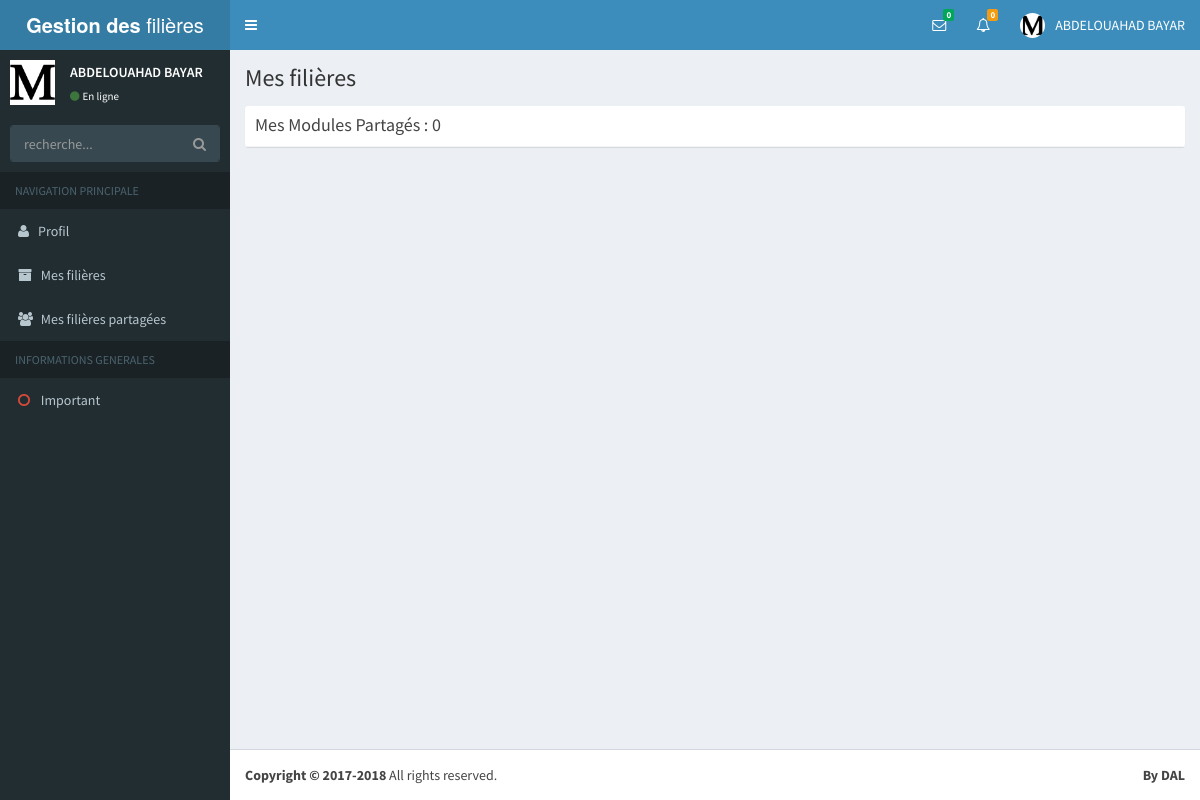
/Coordonateur_module/Mes_Modules_Partages.php (signed in), run on the app's committed database.
### tables this page shows
CREATE TABLE IF NOT EXISTS `coordonateur_filiere` (
  `CODE_COR_FIL` int(11) NOT NULL AUTO_INCREMENT,
  `CODE_ETA` int(11) DEFAULT '1',
  `CODE_DEPT` int(11) DEFAULT '1',
  `PSEUDO` varchar(50) DEFAULT NULL,
  `PASSWORD` varchar(50) DEFAULT NULL,
  `NOM_COR_FIL` varchar(50) DEFAULT NULL,
  `PRENOM_COR_FIL` varchar(50) DEFAULT NULL,
  `SPCIALITE_COR_FIL` int(11) DEFAULT '1',
  `GRADE_COR_FIL` int(11) DEFAULT '1',
  `EMAIL_COR_FIL` varchar(60) DEFAULT NULL,
  `TELE_COR_FIL` varchar(20) DEFAULT NULL,
  `IMAGE_COR_FIL` text,
  `ETAT` varchar(50) DEFAULT 'coordonateur filiere',
  PRIMARY KEY (`CODE_COR_FIL`),
  UNIQUE KEY `PSEUDO` (`PSEUDO`),
  KEY `FK_ASSEMBLER` (`CODE_DEPT`),
  KEY `FK_DISPOSE` (`CODE_ETA`),
  KEY `CODE_ETA` (`CODE_ETA`),
  KEY `CODE_DEPT` (`CODE_DEPT`),
  KEY `GRADE_COR_FIL` (`GRADE_COR_FIL`),
  KEY `f11` (`SPCIALITE_COR_FIL`)
);

CREATE TABLE IF NOT EXISTS `coordonateur_module` (
  `CODE_COR_MODU` int(11) NOT NULL AUTO_INCREMENT,
  `CODE_DEPT` int(11) DEFAULT '1',
  `PSEUDO` varchar(50) DEFAULT NULL,
  `PASSWORD` varchar(50) DEFAULT NULL,
  `NOM_COR_MODU` varchar(50) DEFAULT NULL,
  `PRENOM_COR_MODU` varchar(50) DEFAULT NULL,
  `SPECIALITE_COR_MODU` int(11) DEFAULT '1',
  `GRADE_COR_MODU` int(11) DEFAULT '1',
  `CODE_ETA` int(11) DEFAULT NULL,
  `EMAIL_COR_MODU` varchar(60) DEFAULT NULL,
  `TELE_COR_MODU` varchar(20) DEFAULT NULL,
  `IMAGE_COR_MODU` text,
  `ETAT` varchar(50) DEFAULT 'Coordonnateur Module',
  PRIMARY KEY (`CODE_COR_MODU`),
  UNIQUE KEY `PSEUDO` (`PSEUDO`),
  KEY `FK_APPARTIENT` (`CODE_DEPT`),
  KEY `CODE_DEPT` (`CODE_DEPT`),
  KEY `SPECIALITE_COR_MODU` (`SPECIALITE_COR_MODU`),
  KEY `CODE_ETA` (`CODE_ETA`),
  KEY `GRADE_COR_MODU` (`GRADE_COR_MODU`)
);

### Coordonateur_module/Mes_Modules_Partages.php (the view, shortened to what this page needs)
<?php
include '../connexion.php';
$Etat = $_SESSION['NIV'];
  $rest = $_SESSION['info'];
$nb_d="";
$test="SELECT count(M.CODE_MAT) as nb FROM `matiere_demandees` Md,matiere M,Module Mo ,enseignant E WHERE md.CODE_MAT=M.CODE_MAT AND md.CODE_ENS=E.CODE_ENS AND md.CODE_MAT=M.CODE_MAT AND M.CODE_MODU=Mo.CODE_MODU AND Mo.CODE_COR_MODU='".$rest."' ";
$result=mysqli_query($ma_connexion,$test);
  if(mysqli_num_rows($result) > 0)
    {
  while($row = mysqli_fetch_array($result))
      {
  $nb_d=$row['nb'];
    }
  }
  $req  = ($bd->query('Select  PRENOM_COR_MODU,NOM_COR_MODU,SPECIALITE_COR_MODU from coordonateur_module WHERE CODE_COR_MODU  ="'.$rest.'"'));
  $req44 = ($bd->query('SELECT count(CODE_MODU) as Nombre_mod FROM modules_partages WHERE CODE_CORM_v="'.$rest.'"'));
  $ress11= $req44->fetch();
  $ress = $req->fetch();
  $prenom = $ress['PRENOM_COR_MODU'];
  $nom    = $ress['NOM_COR_MODU'];
  $nb1     = $ress11['Nombre_mod'];
  $nb1     = $nb1-1;
?>
<!DOCTYPE html>
<html>
<head>
  <link rel="stylesheet" href="../bootstrap/css/bootstrap.min.css">
  <link rel="stylesheet" type="text/css" href="../css/font-awesome.min.css">
  <link rel="stylesheet" type="text/css" href="../css/ionicons.min.css">
  <link rel="stylesheet" href="../dist/css/AdminLTE.min.css">
  <link rel="stylesheet" href="../dist/css/skins/_all-skins.min.css">
  <link rel="stylesheet" type="text/css" href="../css/sweetalert2.min.css">
  <link rel="stylesheet" href="../css/jquery-confirm.min.css">
</head>
<body class="sidebar-mini wysihtml5-supported skin-blue">
<div class="wrapper">
<?php include("../includes/header.php"); ?>
<?php include("../includes/aside.php"); ?>
  <div class="content-wrapper">
    <section class="content-header">
      <h1>
        Mes filières
      </h1>
    </section>
    <section class="content">
      <div class="row">
        <div class="col-md-12 test">
          <div class="box box-solid">
            <div class="box-header with-border">
              <h3 class="box-title">Mes Modules Partagés : <?php echo $nb1+1  ?></h3>
            </div>
          </div>
        </div>
      </div>
    </section>
  </div>
  <footer class="main-footer">
    <div class="pull-right hidden-xs">
      <b>By DAL</b>
    </div>
    <strong>Copyright &copy; 2017-2018</strong> All rights
    reserved.
  </footer>
</div>
</body>
</html>

### includes/header.php (shortened to what this page needs)
  <form action="" method="POST">
  <header class="main-header">
    <a href="#" class="logo">
      <span class="logo-lg"><b>Gestion des </b> filières</span>
    </a>
    <nav class="navbar navbar-static-top">
      <a href="#" class="sidebar-toggle" data-toggle="offcanvas" role="button">
      </a>
      <div class="navbar-custom-menu">
        <ul class="nav navbar-nav">
          <li class="dropdown messages-menu">
            <a href="#" class="dropdown-toggle" data-toggle="dropdown">
              <i class="fa fa-envelope-o"></i>
              <span class="label label-success">0</span>
            </a>
          </li>
          <?php
          if($Etat != "enseignant"){
            echo '
          <li class="dropdown notifications-menu">
            <a href="#" class="dropdown-toggle" data-toggle="dropdown">
              <i class="fa fa-bell-o"></i>
              <span class="label label-warning">'.$nb_d.'</span>
            </a>
            <ul class="dropdown-menu">
              <li class="header">Vous avez '.$nb_d.' notifications</li>
              <li>
                <div class="slimScrollDiv"><ul class="menu">
                  <ul class="dropdown-menu">
              <li><label>Vous avez <?php echo $nb_d; ?> Demandes :</label></li>
              <li><a href="../Coordonateur_filiere/notification.php">Voir tout :</a></li>
            </ul>
                </div>
              </li>
              <li class="footer"><a href="#">Voir tous</a></li>
            </ul>
          </li> ';
        }
           ?>
          <li class="dropdown user user-menu">
            <a href="#" class="dropdown-toggle" data-toggle="dropdown">
              <img src="
<?php
                                            $rest = $_SESSION['info'];
                                            $bd = new PDO('mysql:host=localhost;dbname=pfe', 'root', '' , array(PDO::MYSQL_ATTR_INIT_COMMAND => "SET NAMES utf8", PDO::ATTR_ERRMODE => PDO::ERRMODE_EXCEPTION,PDO::ATTR_DEFAULT_FETCH_MODE => PDO::FETCH_ASSOC));
                                            $bd->setAttribute(PDO::ATTR_ERRMODE, PDO::ERRMODE_EXCEPTION);
                                            if ( $Etat =="coordonateur filiere" )
                                                {
                                                    $req  = ($bd->query('Select IMAGE_COR_FIL from coordonateur_filiere WHERE CODE_COR_FIL  ="'.$rest.'"'));
                                                    $ress = $req->fetch();
                                                    $url = $ress['IMAGE_COR_FIL'];
                                                    echo "../images/".$url;
                                                }
                                        ?>" class="user-image" alt="User Image">
              <span class="hidden-xs"><?php echo $prenom." ".$nom ?></span>
            </a>
          </li>
        </ul>
      </div>
    </nav>
  </header>
  </form>

### includes/aside.php (shortened to what this page needs)
  <aside class="main-sidebar">
    <section class="sidebar">
      <div class="user-panel">
        <div class="pull-left image">
          <img src="
<?php
                                            $rest = $_SESSION['info'];
                                            $bd = new PDO('mysql:host=localhost;dbname=pfe', 'root', '' , array(PDO::MYSQL_ATTR_INIT_COMMAND => "SET NAMES utf8", PDO::ATTR_ERRMODE => PDO::ERRMODE_EXCEPTION,PDO::ATTR_DEFAULT_FETCH_MODE => PDO::FETCH_ASSOC));
                                            $bd->setAttribute(PDO::ATTR_ERRMODE, PDO::ERRMODE_EXCEPTION);
                                            if ( $Etat =="coordonateur filiere" )
                                                {
                                                    $req  = ($bd->query('Select IMAGE_COR_FIL from coordonateur_filiere WHERE CODE_COR_FIL  ="'.$rest.'"'));
                                                    $ress = $req->fetch();
                                                    $url = $ress['IMAGE_COR_FIL'];
                                                    echo "../images/".$url;
                                                }
                                        ?>"  alt="User Image">
        </div>
        <div class="pull-left info">
          <p><?php echo $prenom." ".$nom ?></p>
          <a href="#"><i class="fa fa-circle text-success"></i>En ligne</a>
        </div>
      </div>
      <form action="" method="POST" class="sidebar-form">
        <div class="input-group">
          <input type="text" name="rech" id="rech" onkeyup="recherche(this)" class="form-control" placeholder="recherche...">
              <span class="input-group-btn">
                <button type="button" name="search" id="search-btn" class="btn btn-flat"><i class="fa fa-search"></i>
                </button>
              </span>
        </div>
      </form>
<ul class="sidebar-menu">
        <li class="header">NAVIGATION PRINCIPALE</li>
        <li id="profil"><a href="../Profil/Profil.php"><i class="fa fa-user"></i><span>Profil</span></a></li>
        <?php
        if ($Etat == "coordonateur filiere"){
          echo '
        <li id="Mes_Filieres"><a href="../Coordonateur_filiere/Mes_Filieres.php"><i class="fa fa-archive"></i> <span>Mes filières</span></a></li>
        <li id="Mes_Filieres_partagees"><a href="../Coordonateur_filiere/Mes_Filieres_partagees.php"><i class="fa fa-users"></i> <span>Mes filières partagées</span></a></li>';
      }if ($Etat == "enseignant"){
          echo '
        <li id="Mes_Matieres"><a href="../enseignant/Mes_Matieres.php"><i class="fa fa-archive"></i> <span>Mes matiéres</span></a></li>
        <li id="Mes_Matieres_Partagees"><a href="../enseignant/Mes_Matieres_Partagees.php"><i class="fa fa-users"></i> <span>Mes matiéres partagées</span></a></li>
        <li id="Matieres_sauvegardees"><a href="../enseignant/Matieres_sauvegardees.php"><i class="fa fa-bookmark"></i> <span>Mes matiéres sauvegardées</span></a></li>
        ';
      }if ($Etat == "Coordonnateur Module"){
          echo '
        <li id="Mes_Modules"><a href="../Coordonateur_module/Mes_Modules.php"><i class="fa fa-archive"></i> <span>Mes modules</span></a></li>
        <li id="Mes_Modules_Partages"><a href="../Coordonateur_module/Mes_Modules_Partages.php"><i class="fa fa-users"></i> <span>Mes modules partagées</span></a></li>';
      }if ($Etat == "Chef Departement"){
          echo '
        <li><a href="Profil.php"><i class="fa fa-archive"></i> <span>Mes ...</span></a></li>
        <li><a href="Profil.php"><i class="fa fa-users"></i> <span>Mes .. partagées</span></a></li>';
      }
        ?>
        <li class="header">INFORMATIONS GENERALES</li>
        <li><a href="#"><i class="fa fa-circle-o text-red"></i> <span>Important</span></a></li>
      </ul>
    </section>
  </aside>

### data on the page
coordonateur_filiere: IMAGE_COR_FIL (picture)
coordonateur_module: PRENOM_COR_MODU "ABDELOUAHAD", NOM_COR_MODU "BAYAR"

### other printed values
$nb_d "0"
$nb1+1 "0"
